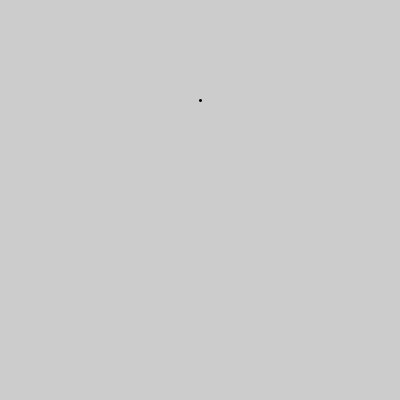
Frame 1 (no input)
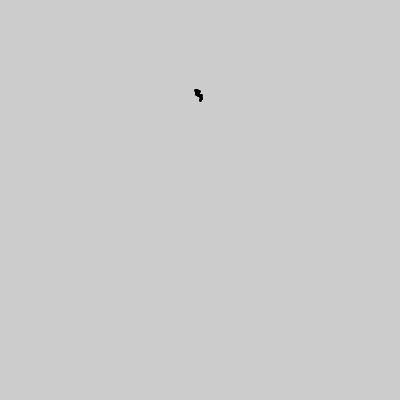
Frame 60 (the mouse pressed at the canvas centre just before this capture)
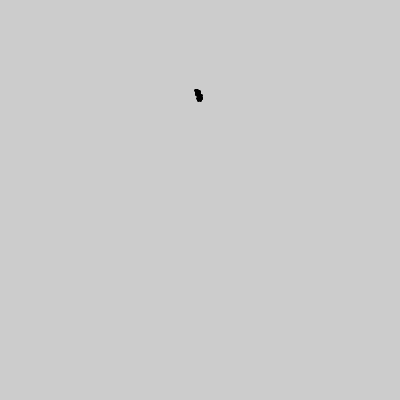
Frame 120 (the mouse held since frame 60 and released just before this capture)

The Processing sketch that drew these frames (run headless with seeded random() and noise(); from frame 60 on, the mouse is pressed at the canvas centre):

// Processing sketch: s07e03brown
// ── s07e03brown.pde
PVector punkt; 

void setup()
{
  size(400, 400);
  punkt = new PVector(200, 100); 
  strokeWeight(3);
}
void draw()
{

  point(punkt.x, punkt.y);

  punkt.add(random(-1, 1), random(-1, 1));
}
